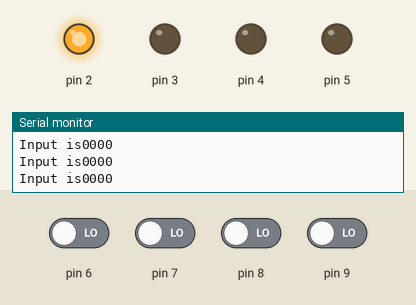
A program run on a simulated Arduino Uno, built with avr-gcc and run on an emulated ATmega328P. On the bench: output pins drawn as LEDs (lit = HIGH), the last lines printed to the serial monitor. The test bench sets the inputs (shaded band); at power-on: pin 6–9 LOW.

Above: at 1.2 s.
1.3 s: pin 6 driven HIGH
At 1.8 s:
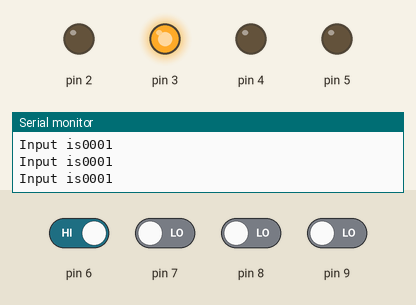
2.8 s: pin 7 driven HIGH
At 3.1 s:
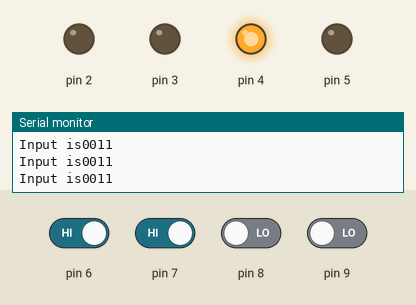
4.3 s: pin 8 driven HIGH
At 5.5 s:
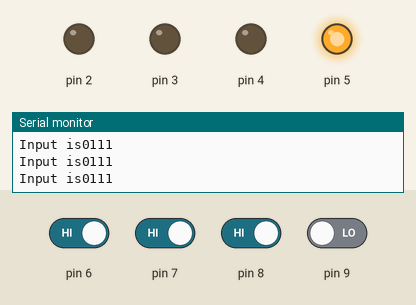
5.8 s: pin 9 driven HIGH
At 7.0 s:
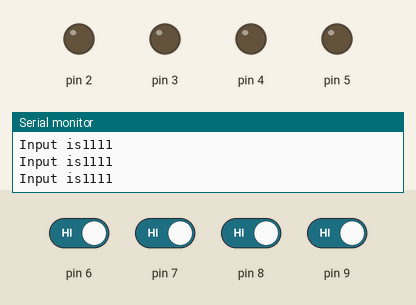
7.3 s: pin 9 driven LOW
At 8.3 s:
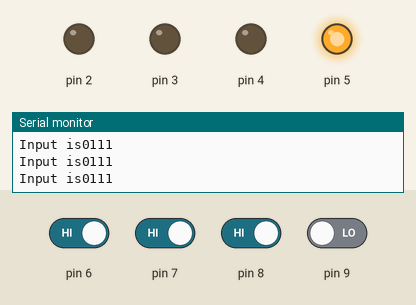
8.8 s: pin 6 driven LOW
At 9.7 s:
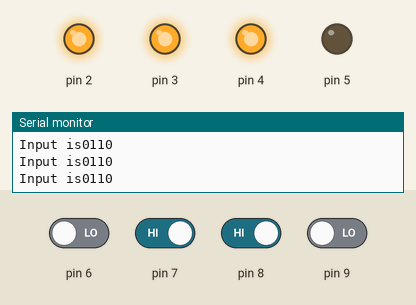
Timing chart, 0 to 11.3 s (numbered marks = the images above; inputs shaded):
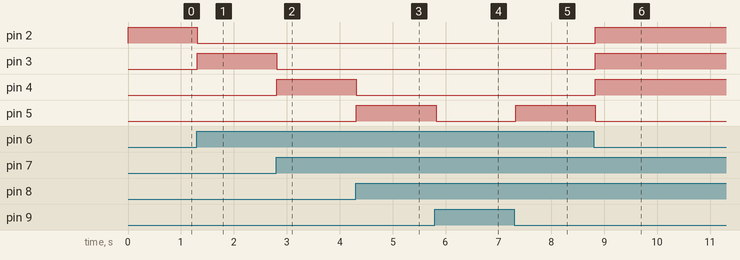

Measured:
- after the input at 1.3 s, pin 2: HIGH → LOW at once; pin 3: LOW → HIGH at once
- after the input at 2.8 s, pin 3: HIGH → LOW at once; pin 4: LOW → HIGH at once
- after the input at 4.3 s, pin 4: HIGH → LOW at once; pin 5: LOW → HIGH at once
- after the input at 5.8 s, pin 5: HIGH → LOW at once
- after the input at 7.3 s, pin 5: LOW → HIGH at once
- after the input at 8.8 s, pin 2–4: LOW → HIGH at once; pin 5: HIGH → LOW at once

The program:

main.cpp
```cpp
#include <Arduino.h>

//Declaring all variables as integers
int D,C,B,A,W,X,Y,Z;

//Code released under GNU GPL.  Free to use for anything.
void disp_7447(int D, int C, int B, int A)
{
  digitalWrite(2, A); //LSB
  digitalWrite(3, B);
  digitalWrite(4, C);
  digitalWrite(5, D); //MSB

}
// the setup function runs once when you press reset or power the board
void setup() {
    pinMode(2, OUTPUT);
    pinMode(3, OUTPUT);
    pinMode(4, OUTPUT);
    pinMode(5, OUTPUT);
    pinMode(6, INPUT);
    pinMode(7, INPUT);
    pinMode(8, INPUT);
    pinMode(9, INPUT);
    Serial.begin(9600);

}

// the loop function runs over and over again forever
void loop() {

W = digitalRead(6);//LSB
X = digitalRead(7);
Y = digitalRead(8);
Z = digitalRead(9);//MSB
Serial.print("Input is");
Serial.print(Z);
Serial.print(Y);
Serial.print(X);
Serial.println(W);

 A=(!Z&&!Y&&!X&&!W) || (!Z&&!Y&&X&&!W) || (!Z&&Y&&!X&&!W) || (!Z&&Y&&X&&!W) || (Z&&!Y&&!X&&!W);
  B=(W&&!X&&!Y&&!Z) || (!W&&X&&!Y&&!Z) || (W&&!X&&Y&&!Z) || (!W&&X&&Y&&!Z);
  C=(W&&X&&!Y&&!Z) || (!W&&!X&&Y&&!Z) || (W&&!X&&Y&&!Z) || (!W&&X&&Y&&!Z);
  D = (W&&X&&Y&&!Z)||(!W&&!X&&!Y&&Z);

disp_7447(D,C,B,A);
delay(100);}
```
